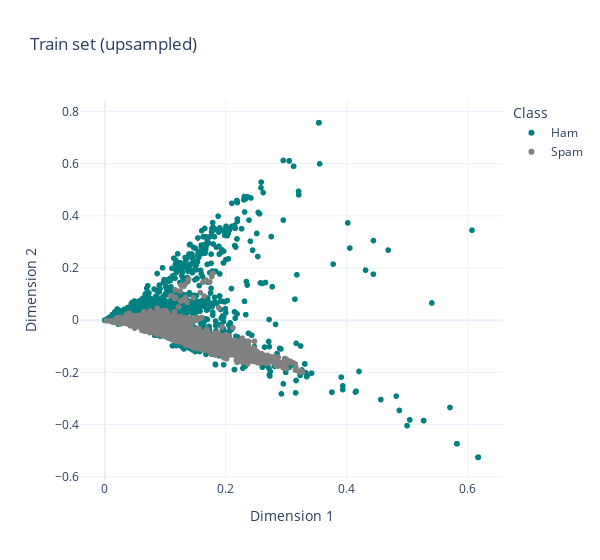

The cell this chart's notebook holds for it:
### Code cell
embedding_up = svd.transform(x_train_sm)

df_tfidf = pd.DataFrame(data=embedding_up, columns=['Dimension 1', 'Dimension 2'])
df_tfidf['Class'] = y_train_sm
df_tfidf['Class'] = df_tfidf['Class'].map({1:'Spam', 0:'Ham'})
df_tfidf.head()

fig = px.scatter(
    df_tfidf,
    x='Dimension 1',
    y='Dimension 2',
    color='Class',
    title="Train set (upsampled)",
    width = 600, 
    color_discrete_sequence = ["teal", "gray"],
    template = 'plotly_white',)
fig.show()

### Figure 1 — Plotly figure (JSON) as saved in the notebook; plotly's stock layout.template omitted (floating-point values rounded to 4 significant figures; data arrays with more than 128 entries replaced by an {"elided": "..."} marker saying what was removed)
{"data": [{"hovertemplate": "Class=Ham<br>Dimension 1=%{x}<br>Dimension 2=%{y}<extra></extra>", "legendgroup": "Ham", "marker": {"color": "teal", "symbol": "circle"}, "mode": "markers", "name": "Ham", "showlegend": true, "type": "scattergl", "x": {"elided": "3629 float values"}, "xaxis": "x", "y": {"elided": "3629 float values"}, "yaxis": "y"}, {"hovertemplate": "Class=Spam<br>Dimension 1=%{x}<br>Dimension 2=%{y}<extra></extra>", "legendgroup": "Spam", "marker": {"color": "gray", "symbol": "circle"}, "mode": "markers", "name": "Spam", "showlegend": true, "type": "scattergl", "x": {"elided": "3629 float values"}, "xaxis": "x", "y": {"elided": "3629 float values"}, "yaxis": "y"}], "layout": {"legend": {"title": {"text": "Class"}, "tracegroupgap": 0}, "title": {"text": "Train set (upsampled)"}, "width": 600, "xaxis": {"anchor": "y", "domain": [0, 1], "title": {"text": "Dimension 1"}}, "yaxis": {"anchor": "x", "domain": [0, 1], "title": {"text": "Dimension 2"}}}}
